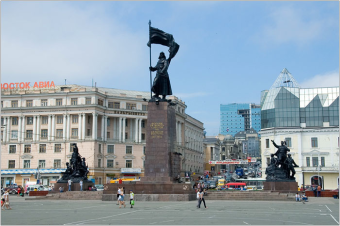
%> input picture Image_global_descriptor/city_3.png, 340 x 226 px
$ octave main.m   (GNU Octave 9; MATLAB toolbox functions it lacks are replaced by stand-ins)
%> lines starting %> are read from the running program, lines starting %| are printed output that depends on the picture; in (x1, y1, x2, y2) boxes, pixels count from 0 and x2, y2 are one past the last pixel; in counts of white or black regions, pixels touching at a corner belong together; the program's own positions count from 1
### Image_global_descriptor/get_grad_angles.m
function [grad_angles] = get_grad_angles(img, BW, dimg_dx, dimg_dy)
    % счетчик
    k = 1;

    for i = 1:size(img, 1)
        for j = 1:size(img, 2)
            if BW(i, j) == 1
                if dimg_dx(i, j) == 0
                    grad_angles(k) = 0;
                else
                    grad_angles(k) = atan(double(dimg_dy(i, j)) / double(dimg_dx(i, j)));
                    % переводим угол из радиан в градусы
                    grad_angles(k) = grad_angles(k) * 180 / pi;
                end
                k = k + 1;
            end
        end
    end
end

### Image_global_descriptor/get_histogram.m
function [hst] = get_histogram(grad_angles)
    hst = zeros(1, 72);

    for i = 1:size(grad_angles, 2)
        hst(ceil(grad_angles(i) / 5) + 1) = hst(ceil(grad_angles(i) / 5) + 1) + 1;
    end

    hst = hst / size(grad_angles, 2);
end

### Image_global_descriptor/main.m
close all;
clear all;

% чтение изображения
img = imread('city_3.png');
%> img is the input picture: size 226x340x3 uint8; mean R, G, B 143.4, 158.7, 170
% переводим изображение в оттенки серого
img = rgb2gray(img);
%> img: size 226x340 uint8

% выражаем контур с помощью встроенной функции edge
BW = edge(img);
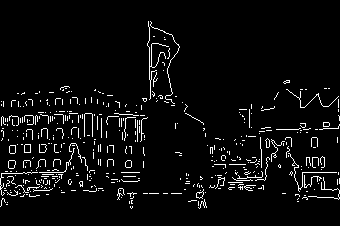
%> BW: size 226x340 logical; 4.8% white in thin lines or dots, all inside (x1, y1, x2, y2) = (0, 21, 340, 209)
figure, imshow(img);
figure, imshow(BW);

hy = fspecial('sobel');
hx = hy';

dimg_dy = imfilter(img, hy);
dimg_dx = imfilter(img, hx);
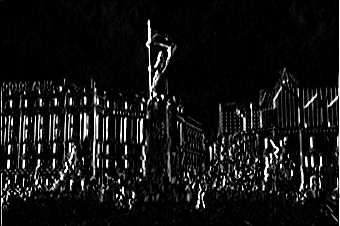
%> dimg_dx: size 226x340 uint8; min 0, max 255, mean 20.5

grad_angles = get_grad_angles(img, BW, dimg_dx, dimg_dy);
%> after the loop in get_grad_angles, `for i = 1:size(img, 1)`: grad_angles = 3657 values, max 89.78 at index 795, min 0 at index 2, mean 11.73; k = 3658

hst = get_histogram(grad_angles);
%> after the loop in get_histogram, `for i = 1:size(grad_angles, 2)`: hst = 72 values, max 2747 at index 1, min 0 at index 20, mean 50.79
%> in get_histogram, `hst = hst / size(grad_angles, 2);`: hst = 72 values, max 0.751 at index 1, min 0 at index 20, mean 0.0139

figure, bar(hst');

%%%%%%%%%%%%%%%%%%%%%%%%%%%%%%%%%%%%%%%%%%%%%%%%%%%%%
% разбиваем изображение на 3 части по горизонтали,
% для каждой части строим гисторамму
%%%%%%%%%%%%%%%%%%%%%%%%%%%%%%%%%%%%%%%%%%%%%%%%%%%%%
third_size = fix(size(img, 1) / 3);
%> third_size = 75

img_part1 = img(1 : third_size, :);
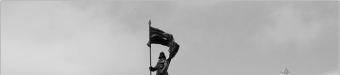
%> img_part1: size 75x340 uint8; min 4, max 219, mean 185.2
img_part2 = img(third_size + 1 : size(img, 1) - third_size, :);
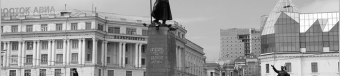
%> img_part2: size 76x340 uint8; min 2, max 255, mean 155.4
img_part3 = img(size(img, 1) - third_size + 1 : size(img, 1), :);
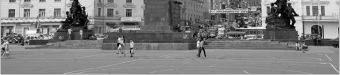
%> img_part3: size 75x340 uint8; min 2, max 250, mean 125.7

figure, imshow(img_part1);
figure, imshow(img_part2);
figure, imshow(img_part3);

BW_part1 = edge(img_part1);
%> BW_part1: size 75x340 logical; 1.1% white in thin lines or dots, all inside (x1, y1, x2, y2) = (147, 0, 340, 75)
BW_part2 = edge(img_part2);
%> BW_part2: size 76x340 logical; 4.7% white in thin lines or dots
BW_part3 = edge(img_part3);
%> BW_part3: size 75x340 logical; 5.1% white in thin lines or dots, all inside (x1, y1, x2, y2) = (0, 0, 340, 57)

dimg_dy_part1 = imfilter(img_part1, hy);
dimg_dx_part1 = imfilter(img_part1, hx);
dimg_dy_part2 = imfilter(img_part2, hy);
dimg_dx_part2 = imfilter(img_part2, hx);
dimg_dy_part3 = imfilter(img_part3, hy);
dimg_dx_part3 = imfilter(img_part3, hx);
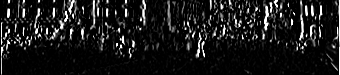
%> dimg_dx_part3: size 75x340 uint8; min 0, max 255, mean 25.7

grad_angles_part1 = get_grad_angles(img_part1, BW_part1, dimg_dx_part1, dimg_dy_part1);
%> grad_angles_part1 = 282 values, max 88.2 at index 75, min 0 at index 1, mean 8.43
grad_angles_part2 = get_grad_angles(img_part2, BW_part2, dimg_dx_part2, dimg_dy_part2);
%> grad_angles_part2 = 1213 values, max 89.78 at index 387, min 0 at index 1, mean 11.1
grad_angles_part3 = get_grad_angles(img_part3, BW_part3, dimg_dx_part3, dimg_dy_part3);
%> grad_angles_part3 = 1298 values, max 89.78 at index 175, min 0 at index 1, mean 14.24

hst_part1 = get_histogram(grad_angles_part1);
%> hst_part1 = 72 values, max 0.748 at index 1, min 0 at index 12, mean 0.0139
hst_part2 = get_histogram(grad_angles_part2);
%> hst_part2 = 72 values, max 0.755 at index 1, min 0 at index 20, mean 0.0139
hst_part3 = get_histogram(grad_angles_part3);
%> hst_part3 = 72 values, max 0.732 at index 1, min 0 at index 20, mean 0.0139

hst_part1(73) = size(grad_angles_part1, 2) / (size(img_part1, 1) * size(img_part1, 2));
hst_part2(73) = size(grad_angles_part2, 2) / (size(img_part2, 1) * size(img_part2, 2));
hst_part3(73) = size(grad_angles_part3, 2) / (size(img_part3, 1) * size(img_part3, 2));

full_hst = [hst_part1 hst_part2 hst_part3];
%> full_hst = 219 values, max 0.755 at index 74, min 0 at index 12, mean 0.0142
figure, bar(full_hst');
%> after `bar(full_hst')`:
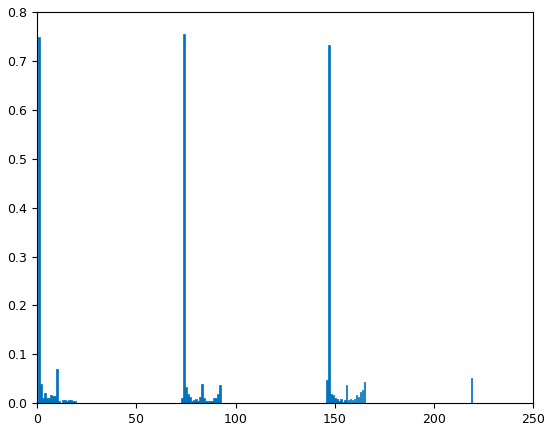
%> figure redrawn from the program's plot data; tallest bar 0.755 high, from x = 73.6 to 74.4

$ run again, with Image_global_descriptor/sea_2.png copied over Image_global_descriptor/city_3.png
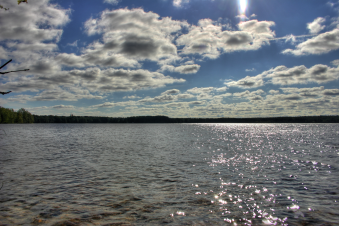
%> input picture Image_global_descriptor/sea_2.png, 339 x 226 px
%> img is the input picture: size 226x339x3 uint8; mean R, G, B 113.3, 118.2, 121.9
%> img: size 226x339 uint8
%> `BW = edge(img);`:
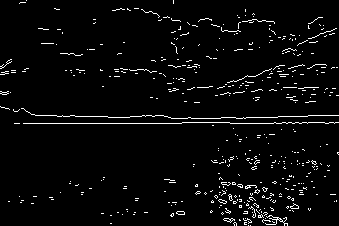
%> BW: size 226x339 logical; 3.6% white in thin lines or dots
%> after the loop in get_grad_angles, `for i = 1:size(img, 1)`: grad_angles = 2796 values, max 89.78 at index 807, min 0 at index 1, mean 15.58; k = 2797
%> after the loop in get_histogram, `for i = 1:size(grad_angles, 2)`: hst = 72 values, max 2171 at index 1, min 0 at index 20, mean 38.83
%> in get_histogram, `hst = hst / size(grad_angles, 2);`: hst = 72 values, max 0.776 at index 1, min 0 at index 20, mean 0.0139
%> BW_part1: size 75x339 logical; 4% white in thin lines or dots
%> BW_part2: size 76x339 logical; 3.5% white in thin lines or dots
%> BW_part3: size 75x339 logical; 3.7% white in thin lines or dots
%> grad_angles_part1 = 1017 values, max 89.77 at index 903, min 0 at index 1, mean 14.73
%> grad_angles_part2 = 909 values, max 89.78 at index 256, min 0 at index 1, mean 19.77
%> grad_angles_part3 = 934 values, max 89.78 at index 161, min 0 at index 1, mean 13.86
%> hst_part1 = 72 values, max 0.78 at index 1, min 0 at index 20, mean 0.0139
%> hst_part2 = 72 values, max 0.755 at index 1, min 0 at index 2, mean 0.0139
%> hst_part3 = 72 values, max 0.763 at index 1, min 0 at index 20, mean 0.0139
%> full_hst = 219 values, max 0.78 at index 1, min 0 at index 20, mean 0.0142
%> `bar(full_hst')`:
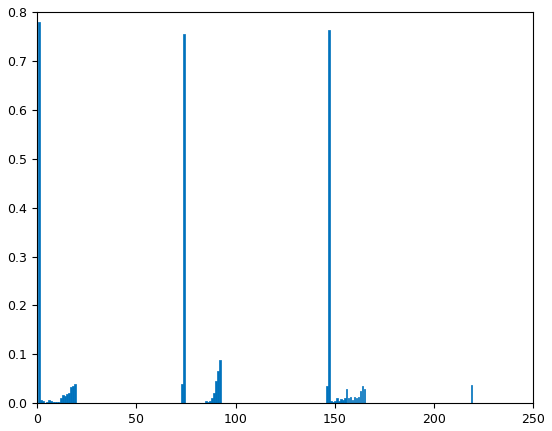
%> figure redrawn from the program's plot data; tallest bar 0.78 high, from x = 0.6 to 1.4
